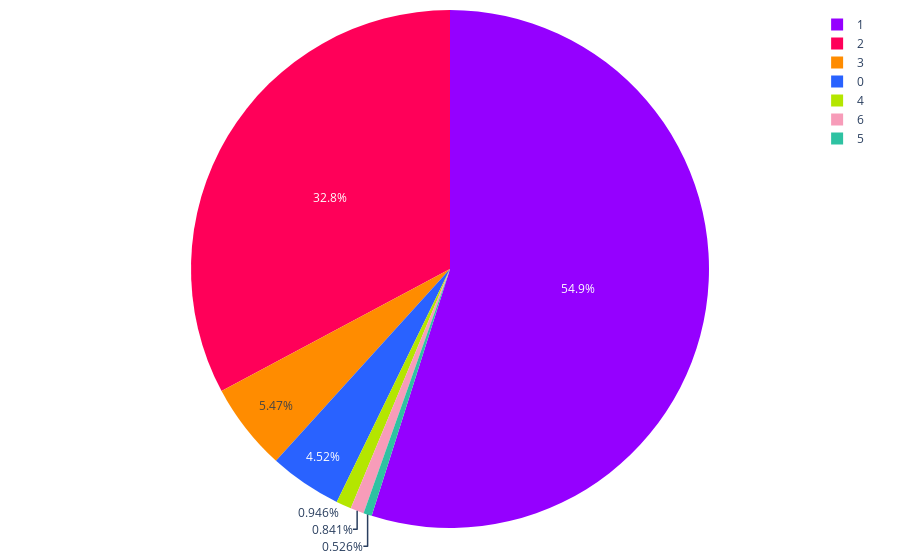

The notebook cell saved with this chart:
### Code cell
import os
import pandas as pd
import plotly.graph_objects as go
import plotly.io as pio

colores = ['#2962ff', '#9500ff', '#ff0059', '#ff8c00', '#b4e600', '#2EC2A2', '#F79CB9', '#E50CB6', '#4225CF']

def sumar_tablas(dataframes_list):
    tabla_suma = None
    
    for df in dataframes_list:
        tabla_actual = df.groupby(['estacionamiento', 'segmento']).size().unstack(fill_value=0)
        
        if tabla_suma is None:
            tabla_suma = tabla_actual
        else:
            tabla_suma = tabla_suma.add(tabla_actual, fill_value=0)
    
    print("Tabla general de frecuencia:")
    print(tabla_suma)
    
    fig = graficar_tabla(tabla_suma)
    # Guardar la gráfica como archivo HTML
    guardar_grafico_como_html(fig, 'grafica_pie_Num_Estacionamientos_tulgo', carpeta='graficas')
    
    return fig

def graficar_tabla(tabla):
    # Sumar los valores para cada estacionamiento
    suma_estacionamientos = tabla.sum(axis=1)
    
    fig = go.Figure(data=[go.Pie(
        labels=suma_estacionamientos.index,
        values=suma_estacionamientos.values,
        marker=dict(colors=colores[:len(suma_estacionamientos)]),
        #hole=.3  # Si deseas un gráfico de pastel tipo "donut"
    )])
    
    fig.update_layout(
        #title="Distribución de Estacionamientos por Segmento",
        margin=dict(l=10, r=10, t=10, b=10),  # Ajusta los márgenes (left, right, top, bottom)
    )
    
    fig.show()
    return fig

def guardar_grafico_como_html(fig, nombre_archivo, carpeta='graficas'):
    # Crear la carpeta si no existe
    if not os.path.exists(carpeta):
        os.makedirs(carpeta)
    
    # Guardar la gráfica como archivo HTML en la carpeta especificada
    pio.write_html(fig, f'{carpeta}/{nombre_archivo}.html')

fig = sumar_tablas(dataframes_list)

### Figure 1 — Plotly figure (JSON) as saved in the notebook; plotly's stock layout.template omitted (floating-point values rounded to 4 significant figures)
{"data": [{"labels": ["0", "1", "2", "3", "4", "5", "6"], "marker": {"colors": ["#2962ff", "#9500ff", "#ff0059", "#ff8c00", "#b4e600", "#2EC2A2", "#F79CB9"]}, "type": "pie", "values": [43, 522, 312, 52, 9, 5, 8]}], "layout": {"margin": {"b": 10, "l": 10, "r": 10, "t": 10}}}
